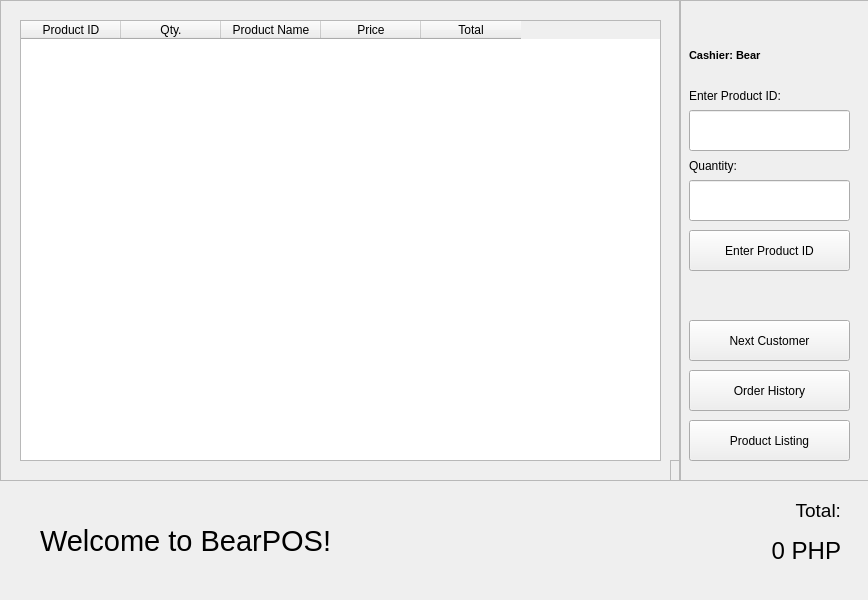
<?xml version="1.0" encoding="UTF-8"?>
<ui version="4.0">
 <class>MainWindow</class>
 <widget class="QMainWindow" name="MainWindow">
  <property name="enabled">
   <bool>true</bool>
  </property>
  <property name="geometry">
   <rect>
    <x>0</x>
    <y>0</y>
    <width>868</width>
    <height>600</height>
   </rect>
  </property>
  <property name="windowTitle">
   <string>BearPOS</string>
  </property>
  <widget class="QWidget" name="centralwidget">
   <widget class="QFrame" name="frame">
    <property name="geometry">
     <rect>
      <x>0</x>
      <y>0</y>
      <width>681</width>
      <height>481</height>
     </rect>
    </property>
    <property name="autoFillBackground">
     <bool>false</bool>
    </property>
    <property name="frameShape">
     <enum>QFrame::StyledPanel</enum>
    </property>
    <property name="frameShadow">
     <enum>QFrame::Raised</enum>
    </property>
    <widget class="QTableWidget" name="tblOrderList">
     <property name="geometry">
      <rect>
       <x>20</x>
       <y>20</y>
       <width>641</width>
       <height>441</height>
      </rect>
     </property>
     <property name="sizePolicy">
      <sizepolicy hsizetype="Fixed" vsizetype="Fixed">
       <horstretch>0</horstretch>
       <verstretch>0</verstretch>
      </sizepolicy>
     </property>
     <attribute name="horizontalHeaderCascadingSectionResizes">
      <bool>false</bool>
     </attribute>
     <attribute name="verticalHeaderVisible">
      <bool>false</bool>
     </attribute>
     <column>
      <property name="text">
       <string>Product ID</string>
      </property>
     </column>
     <column>
      <property name="text">
       <string>Qty.</string>
      </property>
     </column>
     <column>
      <property name="text">
       <string>Product Name</string>
      </property>
     </column>
     <column>
      <property name="text">
       <string>Price</string>
      </property>
     </column>
     <column>
      <property name="text">
       <string>Total</string>
      </property>
     </column>
    </widget>
    <widget class="QFrame" name="frame_3">
     <property name="geometry">
      <rect>
       <x>670</x>
       <y>460</y>
       <width>681</width>
       <height>481</height>
      </rect>
     </property>
     <property name="autoFillBackground">
      <bool>false</bool>
     </property>
     <property name="frameShape">
      <enum>QFrame::StyledPanel</enum>
     </property>
     <property name="frameShadow">
      <enum>QFrame::Raised</enum>
     </property>
     <widget class="QTableWidget" name="tblOrderList_2">
      <property name="geometry">
       <rect>
        <x>20</x>
        <y>20</y>
        <width>641</width>
        <height>441</height>
       </rect>
      </property>
      <property name="sizePolicy">
       <sizepolicy hsizetype="Fixed" vsizetype="Fixed">
        <horstretch>0</horstretch>
        <verstretch>0</verstretch>
       </sizepolicy>
      </property>
      <attribute name="horizontalHeaderCascadingSectionResizes">
       <bool>false</bool>
      </attribute>
      <column>
       <property name="text">
        <string>Product ID</string>
       </property>
      </column>
      <column>
       <property name="text">
        <string>Qty.</string>
       </property>
      </column>
      <column>
       <property name="text">
        <string>Product Name</string>
       </property>
      </column>
      <column>
       <property name="text">
        <string>Price</string>
       </property>
      </column>
      <column>
       <property name="text">
        <string>Total</string>
       </property>
      </column>
     </widget>
    </widget>
   </widget>
   <widget class="QFrame" name="frame_2">
    <property name="geometry">
     <rect>
      <x>679</x>
      <y>0</y>
      <width>191</width>
      <height>481</height>
     </rect>
    </property>
    <property name="autoFillBackground">
     <bool>false</bool>
    </property>
    <property name="frameShape">
     <enum>QFrame::StyledPanel</enum>
    </property>
    <property name="frameShadow">
     <enum>QFrame::Raised</enum>
    </property>
    <widget class="QPushButton" name="addProductToList">
     <property name="geometry">
      <rect>
       <x>10</x>
       <y>230</y>
       <width>161</width>
       <height>41</height>
      </rect>
     </property>
     <property name="text">
      <string>Enter Product ID</string>
     </property>
    </widget>
    <widget class="QPushButton" name="nextCustomer">
     <property name="geometry">
      <rect>
       <x>10</x>
       <y>320</y>
       <width>161</width>
       <height>41</height>
      </rect>
     </property>
     <property name="text">
      <string>Next Customer</string>
     </property>
    </widget>
    <widget class="QPushButton" name="orderHistory">
     <property name="geometry">
      <rect>
       <x>10</x>
       <y>370</y>
       <width>161</width>
       <height>41</height>
      </rect>
     </property>
     <property name="text">
      <string>Order History</string>
     </property>
    </widget>
    <widget class="QPushButton" name="productListing">
     <property name="geometry">
      <rect>
       <x>10</x>
       <y>420</y>
       <width>161</width>
       <height>41</height>
      </rect>
     </property>
     <property name="text">
      <string>Product Listing</string>
     </property>
    </widget>
    <widget class="QLineEdit" name="productID">
     <property name="geometry">
      <rect>
       <x>10</x>
       <y>110</y>
       <width>161</width>
       <height>41</height>
      </rect>
     </property>
    </widget>
    <widget class="QLabel" name="label_3">
     <property name="geometry">
      <rect>
       <x>10</x>
       <y>80</y>
       <width>111</width>
       <height>31</height>
      </rect>
     </property>
     <property name="text">
      <string>Enter Product ID:</string>
     </property>
    </widget>
    <widget class="QLineEdit" name="quantity">
     <property name="geometry">
      <rect>
       <x>10</x>
       <y>180</y>
       <width>161</width>
       <height>41</height>
      </rect>
     </property>
    </widget>
    <widget class="QLabel" name="label_4">
     <property name="geometry">
      <rect>
       <x>10</x>
       <y>150</y>
       <width>111</width>
       <height>31</height>
      </rect>
     </property>
     <property name="text">
      <string>Quantity:</string>
     </property>
    </widget>
    <widget class="QLabel" name="cashierLabel">
     <property name="geometry">
      <rect>
       <x>10</x>
       <y>40</y>
       <width>161</width>
       <height>31</height>
      </rect>
     </property>
     <property name="font">
      <font>
       <pointsize>8</pointsize>
       <weight>75</weight>
       <bold>true</bold>
      </font>
     </property>
     <property name="text">
      <string>Cashier: Bear</string>
     </property>
     <property name="alignment">
      <set>Qt::AlignLeading|Qt::AlignLeft|Qt::AlignVCenter</set>
     </property>
    </widget>
   </widget>
   <widget class="QLabel" name="greetingLabel">
    <property name="geometry">
     <rect>
      <x>40</x>
      <y>510</y>
      <width>551</width>
      <height>61</height>
     </rect>
    </property>
    <property name="font">
     <font>
      <pointsize>22</pointsize>
     </font>
    </property>
    <property name="text">
     <string>Welcome to BearPOS!</string>
    </property>
   </widget>
   <widget class="QLabel" name="totalPriceLabel">
    <property name="geometry">
     <rect>
      <x>630</x>
      <y>520</y>
      <width>211</width>
      <height>61</height>
     </rect>
    </property>
    <property name="font">
     <font>
      <pointsize>18</pointsize>
      <weight>50</weight>
      <bold>false</bold>
      <underline>false</underline>
     </font>
    </property>
    <property name="text">
     <string>0 PHP</string>
    </property>
    <property name="alignment">
     <set>Qt::AlignRight|Qt::AlignTrailing|Qt::AlignVCenter</set>
    </property>
   </widget>
   <widget class="QLabel" name="totalLabel">
    <property name="geometry">
     <rect>
      <x>730</x>
      <y>480</y>
      <width>111</width>
      <height>61</height>
     </rect>
    </property>
    <property name="font">
     <font>
      <pointsize>14</pointsize>
     </font>
    </property>
    <property name="text">
     <string>Total:</string>
    </property>
    <property name="alignment">
     <set>Qt::AlignRight|Qt::AlignTrailing|Qt::AlignVCenter</set>
    </property>
   </widget>
  </widget>
 </widget>
 <resources/>
 <connections/>
</ui>
